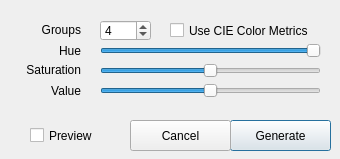
<?xml version="1.0" encoding="UTF-8"?>
<ui version="4.0">
 <class>AutomaticGroupGeneration</class>
 <widget class="QDialog" name="AutomaticGroupGeneration">
  <property name="geometry">
   <rect>
    <x>0</x>
    <y>0</y>
    <width>340</width>
    <height>159</height>
   </rect>
  </property>
  <property name="sizePolicy">
   <sizepolicy hsizetype="Fixed" vsizetype="Fixed">
    <horstretch>0</horstretch>
    <verstretch>0</verstretch>
   </sizepolicy>
  </property>
  <property name="minimumSize">
   <size>
    <width>340</width>
    <height>159</height>
   </size>
  </property>
  <property name="maximumSize">
   <size>
    <width>340</width>
    <height>159</height>
   </size>
  </property>
  <property name="windowTitle">
   <string>Automatic Group Generation</string>
  </property>
  <widget class="QSlider" name="valueWeight">
   <property name="geometry">
    <rect>
     <x>100</x>
     <y>80</y>
     <width>221</width>
     <height>22</height>
    </rect>
   </property>
   <property name="maximum">
    <number>100</number>
   </property>
   <property name="value">
    <number>50</number>
   </property>
   <property name="orientation">
    <enum>Qt::Horizontal</enum>
   </property>
  </widget>
  <widget class="QSlider" name="hueBoost">
   <property name="geometry">
    <rect>
     <x>100</x>
     <y>40</y>
     <width>221</width>
     <height>22</height>
    </rect>
   </property>
   <property name="maximum">
    <number>100</number>
   </property>
   <property name="value">
    <number>100</number>
   </property>
   <property name="orientation">
    <enum>Qt::Horizontal</enum>
   </property>
  </widget>
  <widget class="QLabel" name="label">
   <property name="geometry">
    <rect>
     <x>10</x>
     <y>20</y>
     <width>71</width>
     <height>20</height>
    </rect>
   </property>
   <property name="text">
    <string>Groups</string>
   </property>
   <property name="alignment">
    <set>Qt::AlignRight|Qt::AlignTrailing|Qt::AlignVCenter</set>
   </property>
  </widget>
  <widget class="QCheckBox" name="autoGenerate">
   <property name="geometry">
    <rect>
     <x>30</x>
     <y>120</y>
     <width>81</width>
     <height>31</height>
    </rect>
   </property>
   <property name="text">
    <string>Preview</string>
   </property>
  </widget>
  <widget class="QSpinBox" name="colorGroupCount">
   <property name="geometry">
    <rect>
     <x>100</x>
     <y>20</y>
     <width>51</width>
     <height>21</height>
    </rect>
   </property>
   <property name="minimum">
    <number>1</number>
   </property>
   <property name="maximum">
    <number>255</number>
   </property>
   <property name="value">
    <number>4</number>
   </property>
  </widget>
  <widget class="QCheckBox" name="CIEDistance">
   <property name="geometry">
    <rect>
     <x>170</x>
     <y>20</y>
     <width>161</width>
     <height>21</height>
    </rect>
   </property>
   <property name="text">
    <string>Use CIE Color Metrics</string>
   </property>
  </widget>
  <widget class="QLabel" name="label_2">
   <property name="geometry">
    <rect>
     <x>10</x>
     <y>60</y>
     <width>71</width>
     <height>20</height>
    </rect>
   </property>
   <property name="text">
    <string>Saturation</string>
   </property>
   <property name="alignment">
    <set>Qt::AlignRight|Qt::AlignTrailing|Qt::AlignVCenter</set>
   </property>
  </widget>
  <widget class="QLabel" name="label_3">
   <property name="geometry">
    <rect>
     <x>10</x>
     <y>80</y>
     <width>71</width>
     <height>21</height>
    </rect>
   </property>
   <property name="text">
    <string>Value</string>
   </property>
   <property name="alignment">
    <set>Qt::AlignRight|Qt::AlignTrailing|Qt::AlignVCenter</set>
   </property>
  </widget>
  <widget class="QLabel" name="label_4">
   <property name="geometry">
    <rect>
     <x>10</x>
     <y>40</y>
     <width>71</width>
     <height>21</height>
    </rect>
   </property>
   <property name="text">
    <string>Hue</string>
   </property>
   <property name="alignment">
    <set>Qt::AlignRight|Qt::AlignTrailing|Qt::AlignVCenter</set>
   </property>
  </widget>
  <widget class="QPushButton" name="regenerateIndex">
   <property name="geometry">
    <rect>
     <x>230</x>
     <y>120</y>
     <width>101</width>
     <height>31</height>
    </rect>
   </property>
   <property name="text">
    <string>Generate</string>
   </property>
  </widget>
  <widget class="QSlider" name="saturationWeight">
   <property name="geometry">
    <rect>
     <x>100</x>
     <y>60</y>
     <width>221</width>
     <height>22</height>
    </rect>
   </property>
   <property name="maximum">
    <number>100</number>
   </property>
   <property name="value">
    <number>50</number>
   </property>
   <property name="orientation">
    <enum>Qt::Horizontal</enum>
   </property>
  </widget>
  <widget class="QPushButton" name="cancelButton">
   <property name="geometry">
    <rect>
     <x>130</x>
     <y>120</y>
     <width>101</width>
     <height>31</height>
    </rect>
   </property>
   <property name="text">
    <string>Cancel</string>
   </property>
  </widget>
 </widget>
 <resources/>
 <connections/>
</ui>
